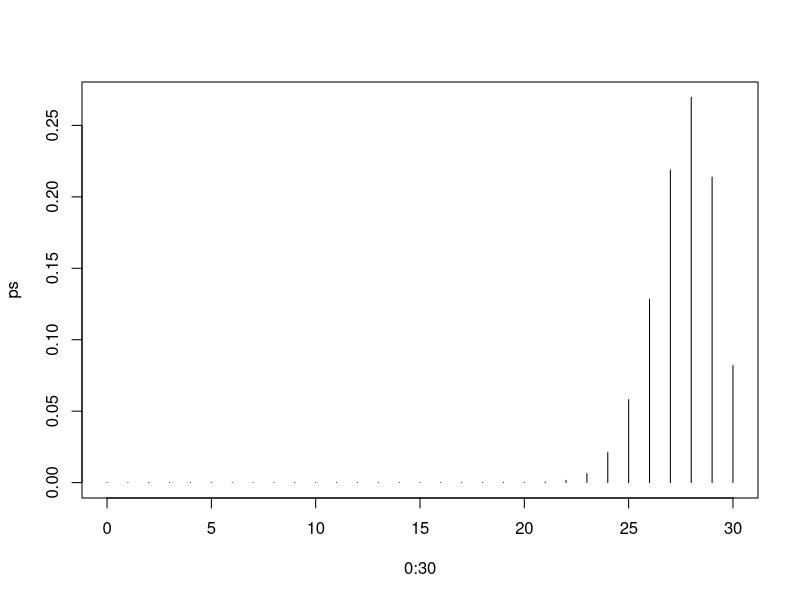

R code for this plot:
#  
dbinom(5, size=13, prob=0.92)
dbinom(10, size=13, prob=0.92)

ps = dbinom(0:30, 30, prob=0.92)
plot(0:30, ps,type="h")

# Wie ist der Erwarungswert
sum(ps)
sum(ps * 0:30)

30*0.92
